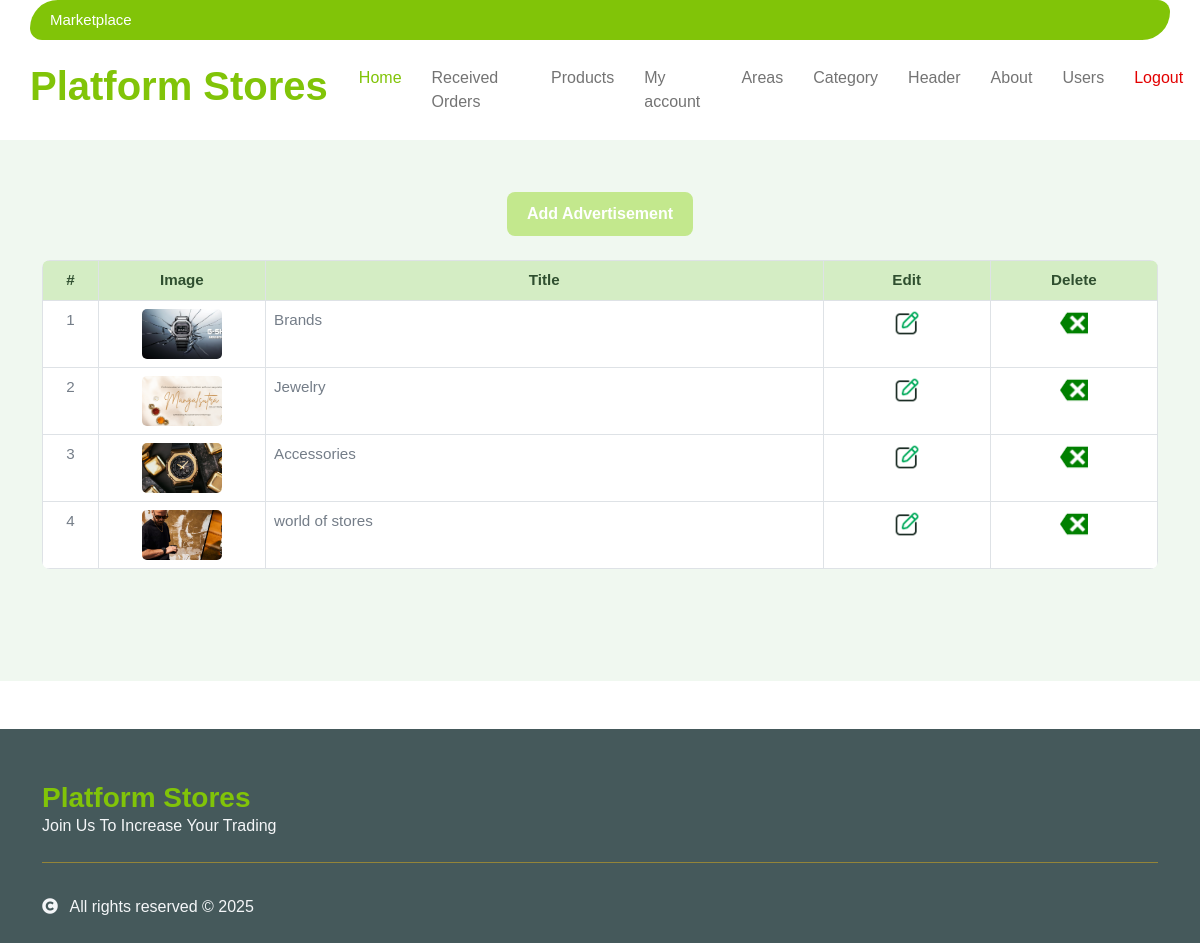
Page /head_img.php (signed in) on the committed database.
### tables this page shows
CREATE TABLE `head_img` (
  `id` int NOT NULL,
  `topic` varchar(100) DEFAULT NULL,
  `img` varchar(200) DEFAULT NULL
);

### head_img.php (the view, shortened to what this page needs)
<?php
include "header.php";
?>
<div class="container-fluid py-5" style="background-color:#f0f8f0;">
    <div class="container py-5" dir="ltr">
<?php
$sql = "SELECT
            head_img.id,
            head_img.img,
            head_img.topic
        FROM head_img
        WHERE 1
        ORDER BY head_img.id DESC";
$query = mysqli_query($connect, $sql);
?>
<div class="text-center mb-4">
    <a class="btn" style="background:#c3e88d;color:#fff;font-weight:bold;border:none;padding:10px 20px;border-radius:8px;"
       href="head_img_template.php?action=add_row">
       Add Advertisement
    </a>
</div>
<table class="table table-bordered table-hover" dir="ltr" style="font-size:0.95em; background:#ffffff; border-radius:8px; overflow:hidden;">
    <thead style="background-color:#d4edc4; color:#2f4f2f; font-weight:bold;">
        <tr class="text-center">
            <th width="5%">#</th>
            <th width="15%">Image</th>
            <th width="50%">Title</th>
            <th width="15%">Edit</th>
            <th width="15%">Delete</th>
        </tr>
    </thead>
    <tbody>
    <?php
    $row_number = 0;
    while ($row = mysqli_fetch_array($query)) {
        $row_number++;
        $id = $row['id'];
        $topic = htmlspecialchars($row['topic']);
        ?>
        <tr>
            <td class="text-center"><?php echo $row_number; ?></td>
            <td class="text-center">
                <?php if ($row['img']) { ?>
                    <img src="uploads/<?php echo $row['img']; ?>" style="width:80px; height:50px; border-radius:5px; object-fit:cover;" />
                <?php } ?>
            </td>
            <td><?php echo $topic; ?></td>
            <td class="text-center">
                <a href="head_img_template.php?action=edit_row&row_id=<?php echo $id; ?>" title="Edit">
                    <img width="28" src="assets/icons/update.png" alt="Edit" />
                </a>
            </td>
            <td class="text-center">
                <a onclick="delete_row_fun(this,'cancel_row',<?php echo $id; ?>)" title="Delete">
                    <img width="28" src="assets/icons/delete.png" alt="Delete" />
                </a>
            </td>
        </tr>
    <?php } ?>
    </tbody>
</table>
    </div>
</div>
<?php
include "footer.php";
?>

### assets/css/style.css (style rules this page uses)
.btn { font-weight: 600; transition: .5s; }

### rows in the picture
head_img: img (picture), topic "Brands"
head_img: img (picture), topic "Jewelry"
head_img: img (picture), topic "Accessories"
head_img: img (picture), topic "world of stores"
